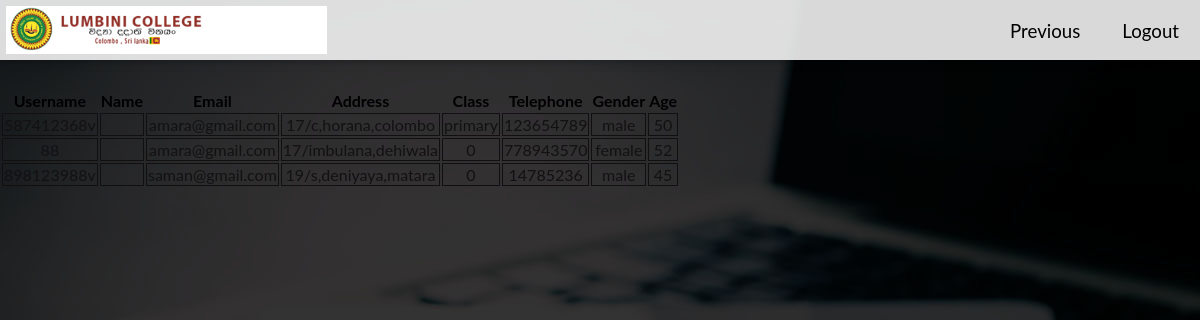
Before: /prin_viewusers.php with the older database file.
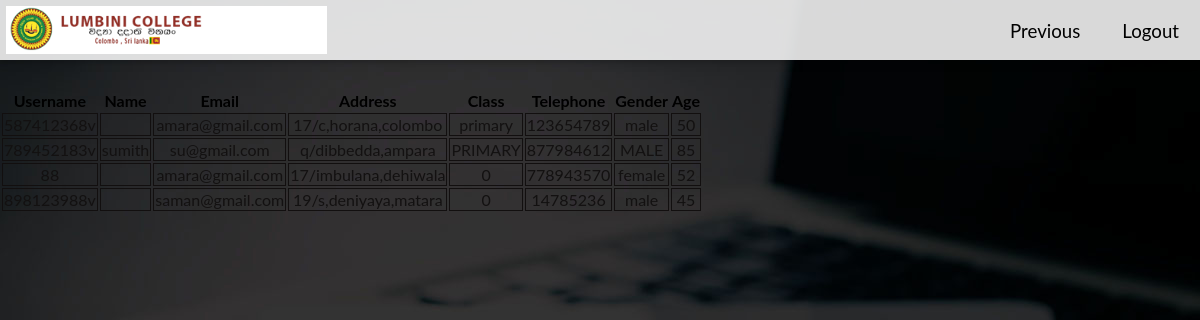
After: the same page with the newer database file.
### tables this page shows
CREATE TABLE `principals_info` (
  `username` varchar(40) NOT NULL,
  `names` varchar(50) NOT NULL,
  `email` varchar(40) NOT NULL,
  `address` varchar(40) NOT NULL,
  `class` varchar(30) NOT NULL,
  `telephone` int(30) NOT NULL,
  `gender` varchar(30) NOT NULL,
  `age` int(30) NOT NULL,
  `pro_pic` varchar(30) NOT NULL
);

### prin_viewusers.php (the view, shortened to what this page needs)
<html>
	<head>
		<link rel="stylesheet" type="text/css" href="css/viewusers.css">
		<link rel="stylesheet" type="text/css" href="css/style1.css"></li>
	</head>
		<body class="font">
        <div class="nav-fixed font">
            <a href="logout.php"> <img src="images/logo.png"></a>
            <a href="logout.php" class="nav-page"> Logout </a>
            <a href="prin_admin.php" class="nav-page">Previous </a>
        </div>
        <div>
        	<br>
            <br>
            <br>
            <br>
        </div>
<?php
 include("connection.php");
$query="SELECT * FROM principals_info";
$result=mysqli_query($con,$query);
$numrow = mysqli_num_rows($result);
echo "
			<table>
			 	<tr>
			 		<th> Username </th>
			 		<th> Name </th>
			 		<th> Email</th>
			 		<th> Address </th>
			 		<th> Class </th>
			 		<th> Telephone </th>
			 		<th> Gender </th>
			 		<th> Age</th>
			 	</tr>";
if($numrow>0){
	while($row = mysqli_fetch_assoc($result)){
		$username=$row['username'];
		$names =$row['names'];
		$email=$row['email'];
		$address=$row['address'];
		$class=$row['class'];
		$telephone=$row['telephone'];
		$gender=$row['gender'];
		$age=$row['age'];
		echo '<tr>
			 		<td>'.$username.'</td>
			 		<td>'.$names.'</td>
			 		<td>'.$email.'</td>
			 		<td>'.$address.'</td>
			 		<td>'.$class.'</td>
			 		<td>'.$telephone.'</td>
			 		<td>'.$gender.'</td>
			 		<td>'.$age.'</td>
			 	</tr>';
	}
	echo "</table><br>";
}
?>
</body>
</html>

Changed rows visible on the page:
added principals_info: username "789452183v", names "sumith", email "su@gmail.com", address "q/dibbedda,ampara", class "PRIMARY", telephone "877984612", gender "MALE", age "85"
